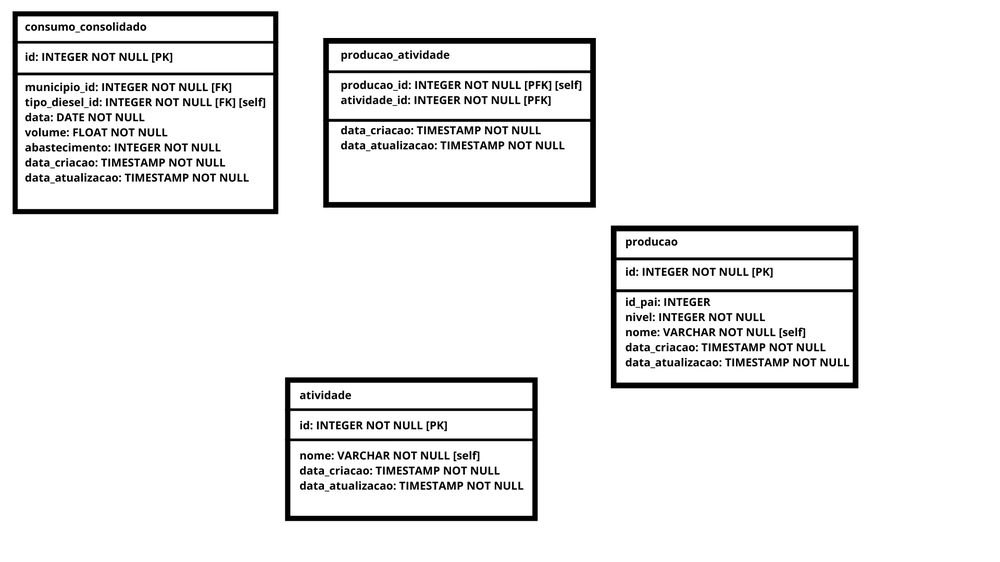
#> input picture modelo_dados.png, 1000 x 562 px, shrunk from 1920 x 1080 before the run
$ python cria_modelos.py
#> lines starting #> are read from the running program, lines starting #| are printed output that depends on the picture; after the words box and inside, x2 and y2 are one past the last pixel; in counts of white or black regions, pixels touching at a corner belong together
### detecta_quadrados_com_borda.py
import cv2
import numpy as np
import os
import sys

nome_arq = 'modelo_dados.png'

def detecta_quadrados_com_borda(nome_arq):
#> called with nome_arq = 'modelo_dados.png'
    try: os.listdir('./imagens_tabelas')
    except : os.mkdir('./imagens_tabelas')

    imgs_para_apagar = [ x for x in os.listdir('./imagens_tabelas') if ('ROI' in x)]
    for i in imgs_para_apagar : os.remove(f'./imagens_tabelas/{i}')

    try:
        img = cv2.imread(f'./{nome_arq}')
#> img is the input picture: shape (562, 1000, 3); min 0, max 255, mean 237.5
        imgGry = cv2.cvtColor(img, cv2.COLOR_BGR2GRAY)
    except :
        print('Erro: A imagem modelo_dados.png não foi encontrada no diretório, verifique se o arquivo existe e tente novamente.')
        sys.exit()

    ret, thrash = cv2.threshold(imgGry, 240 , 255, cv2.CHAIN_APPROX_NONE)
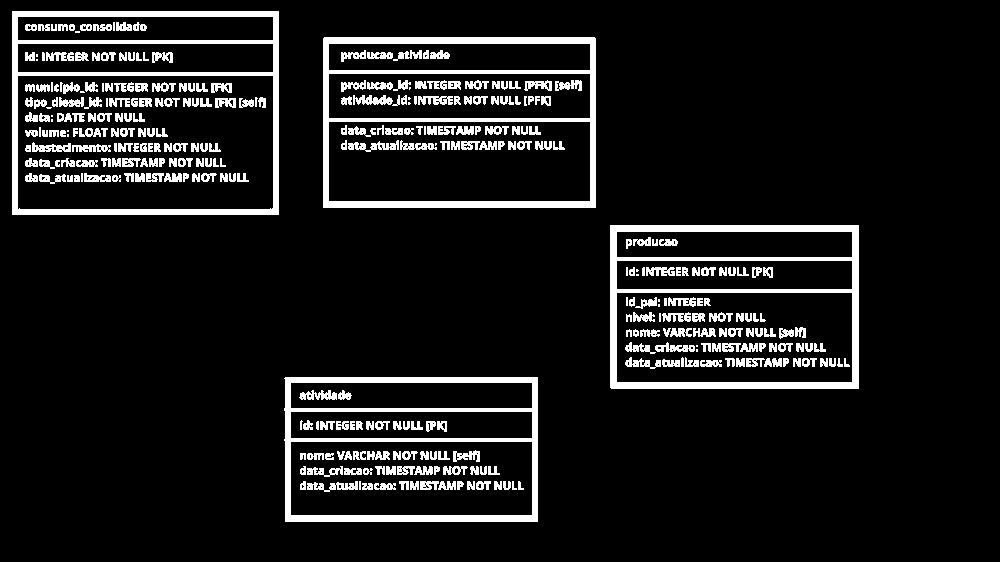
#> thrash: shape (562, 1000); 9.7% white; 344 white regions (29 under 20 px), largest, box (x1, y1, x2, y2) and area: (323, 37, 596, 208) 7792, (12, 11, 279, 215) 7551, (610, 225, 859, 389) 7465

    kernel = np.ones((11,21),np.uint8)
    closing = cv2.morphologyEx(thrash, cv2.MORPH_CLOSE, kernel)
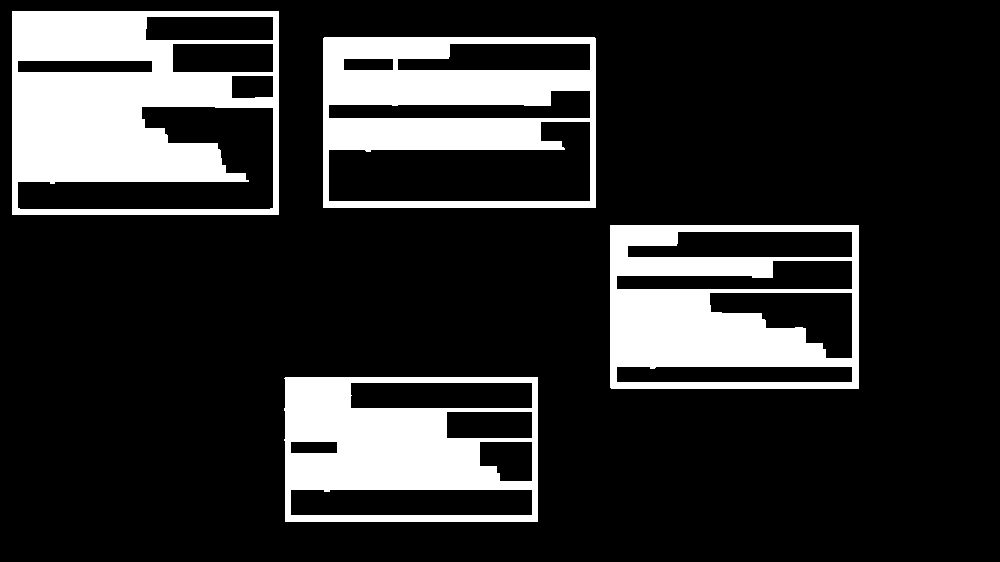
#> closing: shape (562, 1000); 18.1% white; 4 white regions, box (x1, y1, x2, y2) and area: (12, 11, 279, 215) 33502, (323, 37, 596, 208) 23547, (610, 225, 859, 389) 22995, (284, 377, 538, 522) 21689
    kernel = np.ones((5,5),np.uint8)
    dilation = cv2.dilate(closing,kernel,iterations = 1)
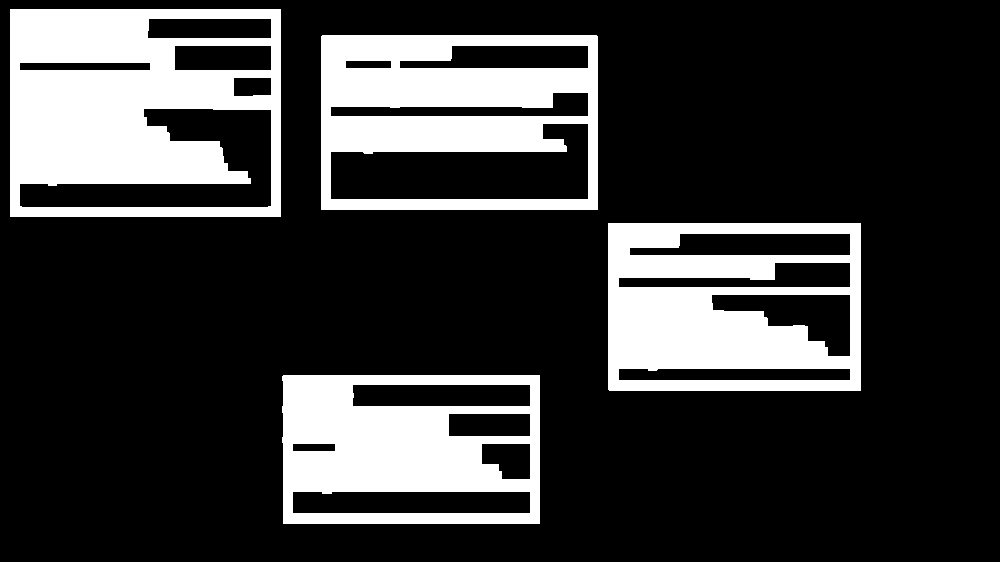
#> dilation: shape (562, 1000); 21.9% white; 4 white regions

    contours , hierarchy = cv2.findContours(dilation, cv2.RETR_TREE, cv2.CHAIN_APPROX_NONE)
#> contours = 22 contours; largest, box (x1, y1, x2, y2) and area: (10, 9, 281, 217) 55890, (321, 35, 598, 210) 48023, (608, 223, 861, 391) 42084, (282, 375, 540, 524) 37906, (330, 123, 589, 200) 13380

    lista_retangulos = [
        cv2.approxPolyDP(c, 0.01* cv2.arcLength(c, True), True) for c in contours
        if len(cv2.approxPolyDP(c, 0.01* cv2.arcLength(c, True), True)) == 4
    ]
#> lista_retangulos = 14 contours; largest, box (x1, y1, x2, y2) and area: (10, 9, 281, 217) 55890, (321, 35, 598, 210) 47800, (608, 223, 861, 391) 42000, (282, 375, 540, 524) 37834, (292, 491, 531, 514) 4978

    lista_index_retirar = []

    for i in range(len(lista_retangulos)) :
        approx_avaliado = lista_retangulos[i]
        x1, y1 , w1, h1 = cv2.boundingRect(approx_avaliado)
        for x in range(len(lista_retangulos)):
            if i!=x :
                approx = lista_retangulos[x]
                x, y , w, h = cv2.boundingRect(approx)
                if ( x1>x and y1>y and x1+w1<x+w and y1+h1<y+h ):
                    lista_index_retirar.append(i)
                    break
#> this loop made 14 passes
#> (approx_avaliado, x1, y1, w1, h1) on passes 1 to 10: ([[282, 376], [283, 523], [539, 523], [539, 375]], 282, 375, 258, 149), ([[292, 492], [529, 491], [530, 512], [293, 513]], 292, 491, 239, 23), ([[292, 444], [334, 443], [335, 450], [293, 451]], 292, 443, 44, 9), ([[448, 414], [529, 413], [530, 435], [449, 436]], 448, 413, 83, 24), ([[352, 385], [529, 384], [530, 405], [353, 406]], 352, 384, 179, 23), ([[608, 223], [609, 390], [860, 390], [860, 223]], 608, 223, 253, 168), ([[618, 369], [849, 368], [850, 379], [619, 380]], 618, 368, 233, 13), ([[321, 36], [321, 209], [597, 209], [596, 35]], 321, 35, 277, 175), ([[345, 61], [390, 60], [391, 67], [346, 68]], 345, 60, 47, 9), ([[10, 9], [10, 216], [280, 216], [280, 9]], 10, 9, 271, 208)
#> after the loop, approx = [[10, 9], [10, 216], [280, 216], [280, 9]]; h = 208; lista_index_retirar = [1, 2, 3, 4, 6, 8, 10, 11, 12, 13]; w = 271; x = 10; y = 9

    lista_retangulos = [ lista_retangulos[x] for x in range(len(lista_retangulos)) if not(x in lista_index_retirar) ]
#> lista_retangulos = 4 contours; box (x1, y1, x2, y2) and area: (10, 9, 281, 217) 55890, (321, 35, 598, 210) 47800, (608, 223, 861, 391) 42000, (282, 375, 540, 524) 37834

    print(len(lista_retangulos),'Tabelas identificadas.')
#| 4 Tabelas identificadas.

    image_number = 0
    for approx in lista_retangulos:
        x, y , w, h = cv2.boundingRect(approx)
        borda = 3
        ROI = img[ y+borda : y-borda+h, x+borda : x-borda+w ]
        cv2.imwrite(f'./imagens_tabelas/ROI_{image_number}.png', ROI)
        image_number += 1
        cv2.rectangle(img, (x, y), (x + w, y + h), (36,255,12), 2) # desenha o contorno

        if 1.05 > float(w)/h >= 0.95 :
            cv2.putText(img, "square", (x, y), cv2.FONT_HERSHEY_COMPLEX, 0.5, (0, 0, 0))
        else:
            cv2.putText(img, "rectangle", (x, y), cv2.FONT_HERSHEY_COMPLEX, 0.5, (0, 0, 0))
#> this loop made 4 passes
#> pass 1, in detecta_quadrados_com_borda, `ROI = img[ y+borda : y-borda+h, x+borda : x-borda+w ]`:
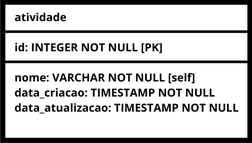
#> ROI: shape (143, 252, 3); min 0, max 255, mean 200
#> pass 2, in detecta_quadrados_com_borda, `ROI = img[ y+borda : y-borda+h, x+borda : x-borda+w ]`:
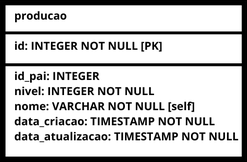
#> ROI: shape (162, 247, 3); min 0, max 255, mean 196.8
#> pass 3, in detecta_quadrados_com_borda, `ROI = img[ y+borda : y-borda+h, x+borda : x-borda+w ]`:
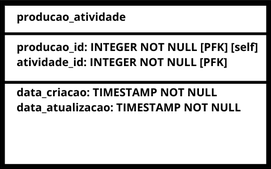
#> ROI: shape (169, 271, 3); min 0, max 255, mean 203.8
#> after the loop:
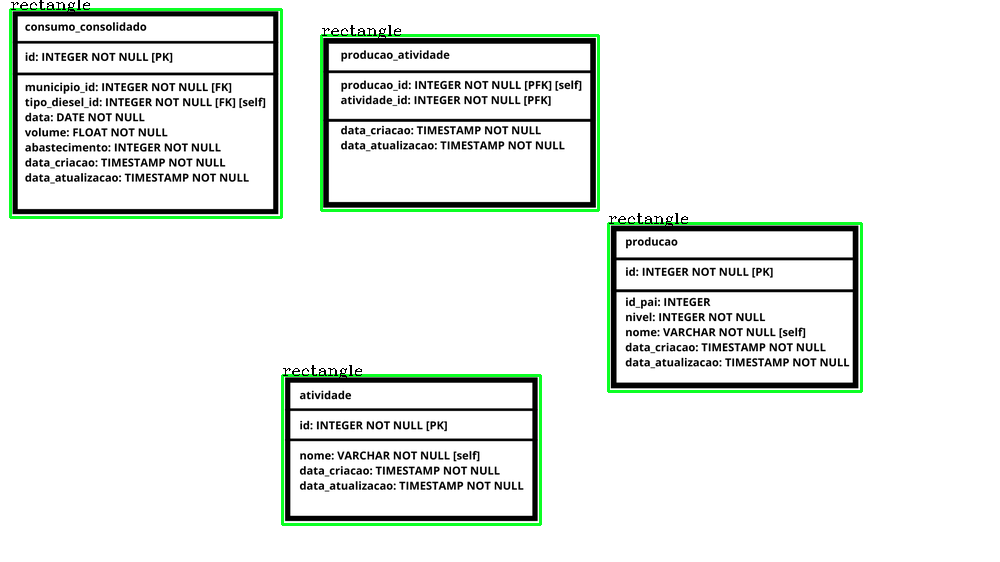
#> img: shape (562, 1000, 3); 2% of pixels changed, all inside (x1, y1, x2, y2) = (9, 0, 863, 526)
#> after the loop, image_number = 4

    # [7 lines of commented-out code are left out]

# [2 lines that do not run on import are left out]

### gera_json.py
from PIL import Image
import pytesseract
import os
import json

pacote_json = 'pacote_teste.json'

def gera_json(p_json):
#> called with p_json = 'pacote.json'
    try: os.listdir('./resultado')
    except : os.mkdir('./resultado')

    dirs = os.listdir('./imagens_tabelas/')
    arq_json = open(f'./resultado/{p_json}','w')
    dicionario_ordem_tratamento = {}
    lista_index_ordem = []

    for img in dirs:
        texto = pytesseract.image_to_string( Image.open(f'./imagens_tabelas/{img}') )
        texto = texto.split('\n')
        texto = [ t for t in texto if t!='' and t!=' ' and t!='\x0c' ]
        # print(texto)
        count = len([ x for x in texto if ('FK]' in x) or ('Fk]' in x) ])
        try:
            if dicionario_ordem_tratamento[str(count)] :
                lista = dicionario_ordem_tratamento[str(count)]
                lista.append(texto)
        except :
            dicionario_ordem_tratamento[str(count)] = [texto]
        if not(count in lista_index_ordem):
            lista_index_ordem.append(count)
            lista_index_ordem.sort()


    dicionario_modelo={}

    # [10 lines left out: function muda_tipo, not called in this run]


    for i in lista_index_ordem:
        # print(dicionario_ordem_tratamento[str(i)])
        for item in dicionario_ordem_tratamento[str(i)]:
            colunas = []
            primary_keys =[]
            self = ''
            for col in item[1:]:
                dados = col.split(':')
                if len(dados)<2 : dados = col.split('.')

                if dados[0][-3:] == '_id': nome = dados[0][:-3]
                else: nome = dados[0]

                if '[self]' in dados[1] : self = nome

                if ('[PK]' in dados[1]) or ('[PFK]' in dados[1]) : primary_keys.append(nome)

                if ('[FK]' in dados[1]) or ('[PFK]' in dados[1]): tipo = 'foreignKey'
                else: tipo = muda_tipo(dados[1].split(' ')[1])

                if not( 'NOT NULL' in dados[1] ):
                    adicionar = {
                        "name" : nome, "type" : tipo,
                        "widgets" : { "null" : True }
                    }
                elif nome == 'data_criacao':
                    adicionar = {
                        "name" : nome, "type" : tipo,
                        "widgets" : { "auto_now_add" : True }
                    }
                elif nome == 'data_atualizacao':
                    adicionar = {
                        "name" : nome, "type" : tipo,
                        "widgets" : { "auto_now" : True }
                    }
                else:
                    adicionar = { "name" : nome, "type" : tipo }

                colunas.append(adicionar)

            dicionario_modelo[item[0]] = {
                "columms" : colunas, "primary_key" : { "name" : primary_keys }, "self" : self
            }

    json_object = json.dumps(dicionario_modelo,indent=4)
    print('JSON de dados criado.')
    # print(json_object)

    arq_json.write(json_object)
    arq_json.close()

# [2 lines that do not run on import are left out]

### cria_modelos.py
import json
from detecta_quadrados_com_borda import detecta_quadrados_com_borda
from gera_json import gera_json

# [57 lines left out: functions includeTypeField, includeForeignKeyField, includeWidgets, montaClasse, not called in this run]

def salvar(text,nome_model):
    arquivo = open(f"./resultado/{nome_model}", "w")
    arquivo.write(text)
    print('models.py criado.')
    arquivo.close()

def leArquivo(arq):
    arquivoJSON = open(arq, "r")
    textdjson = arquivoJSON.read()
    arquivoJSON.close()
    global obj
    obj = json.loads(textdjson)
    classes = list(obj.keys())
    return classes


if __name__ == "__main__":
    nome_arq = 'modelo_dados.png'
    pacote_json = 'pacote.json'
    nome_model = 'models.py'

    detecta_quadrados_com_borda(nome_arq)

    gera_json(pacote_json)

    classes = leArquivo(f"./resultado/{pacote_json}")
    text = f'from django.db import models\n'
    for numClass in classes: text += montaClasse(numClass,4*' ')

    salvar(text,nome_model)
